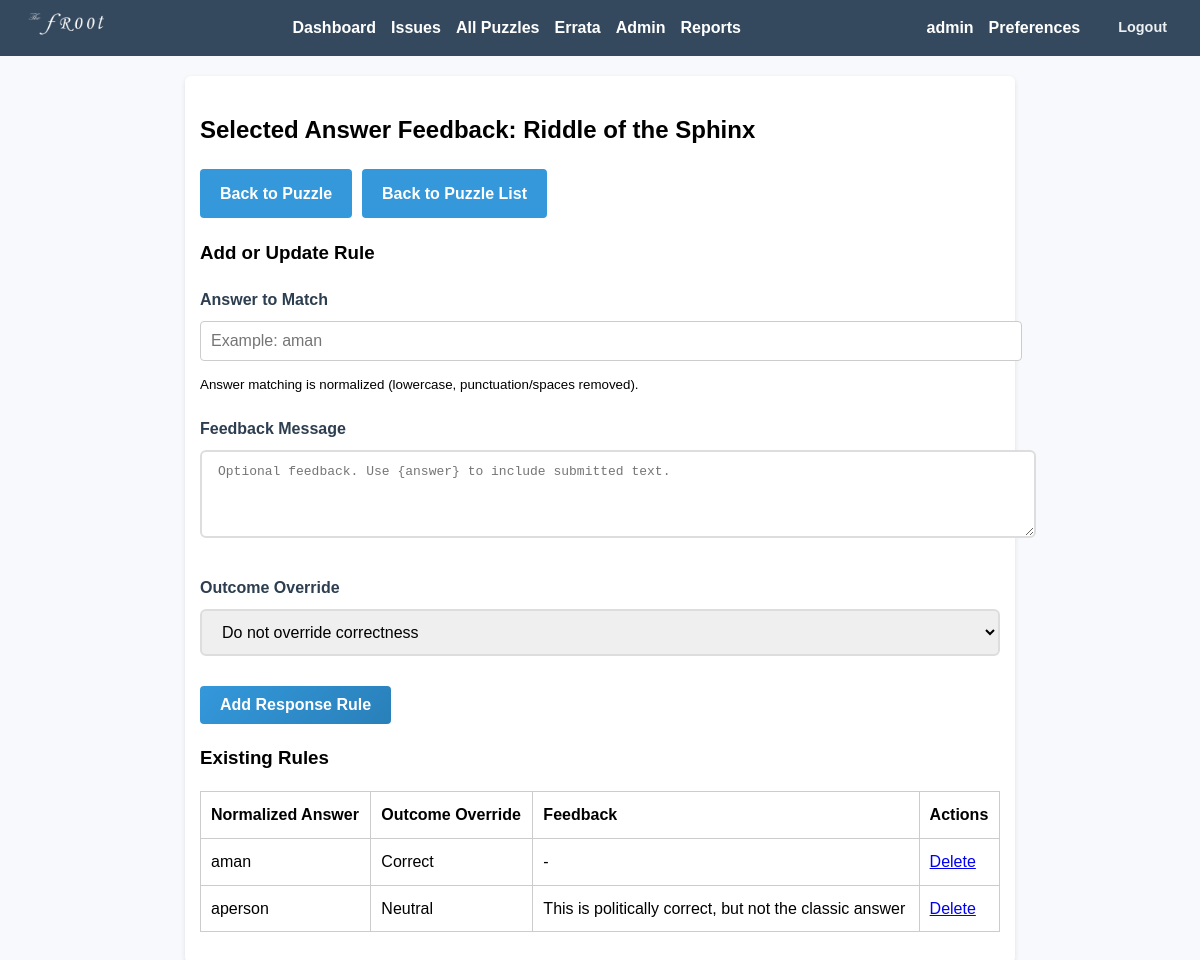
The app's page /admin/puzzle_response_rules/1 (signed in) with its own data.
### app/models.py (models this page shows, shortened)
class User(UserMixin, db.Model):
    id = db.Column(db.Integer, primary_key=True)
    username = db.Column(db.String(150), unique=True, nullable=False)
    email = db.Column(db.String(150), unique=True, nullable=False)
    display_name = db.Column(db.String(150), nullable=True)
    password_hash = db.Column(db.String(200), nullable=False)
    is_admin = db.Column(db.Boolean, default=False)
    email_notifications = db.Column(db.Boolean, default=True)
    notify_new_issues = db.Column(db.Boolean, default=True)
    notify_new_hints = db.Column(db.Boolean, default=True)
    submissions = db.relationship('Submission', backref='user', lazy=True)

class Puzzle(db.Model):
    id = db.Column(db.Integer, primary_key=True)
    title = db.Column(db.String(200), nullable=False)
    description = db.Column(db.Text, nullable=False)
    answer_hash = db.Column(db.String(200), nullable=False)
    correct_response = db.Column(db.Text, nullable=True)
    incorrect_response = db.Column(db.Text, nullable=True)
    created_at = db.Column(db.DateTime, default=lambda: datetime.now(timezone.utc))
    issue_id = db.Column(db.Integer, db.ForeignKey('issue.id'), nullable=True)
    hints = db.relationship('Hint', backref='puzzle', lazy=True)
    submissions = db.relationship('Submission', backref='puzzle', lazy=True)
    response_rules = db.relationship('PuzzleAnswerRule', backref='puzzle', lazy=True, cascade='all, delete-orphan')

class PuzzleAnswerRule(db.Model):
    id = db.Column(db.Integer, primary_key=True)
    puzzle_id = db.Column(db.Integer, db.ForeignKey('puzzle.id'), nullable=False)
    answer_normalized = db.Column(db.String(255), nullable=False)
    feedback_text = db.Column(db.Text, nullable=True)
    is_correct_override = db.Column(db.Boolean, nullable=True)
    created_at = db.Column(db.DateTime, default=lambda: datetime.now(timezone.utc))
    __table_args__ = (
        UniqueConstraint('puzzle_id', 'answer_normalized', name='uq_puzzle_answer_rule_answer'),
    )

### app/routes.py (the view, shortened to what this page needs)
@admin_bp.route('/puzzle_response_rules/<int:puzzle_id>', methods=['GET', 'POST'])
@login_required
@admin_required
def puzzle_response_rules(puzzle_id):
    puzzle = Puzzle.query.get_or_404(puzzle_id)
    form = PuzzleAnswerRuleForm()
    rules = PuzzleAnswerRule.query.filter_by(puzzle_id=puzzle.id).order_by(PuzzleAnswerRule.created_at.desc()).all()
    return render_template(
        'admin_puzzle_response_rules.html',
        puzzle=puzzle,
        form=form,
        rules=rules,
    )

### app/forms.py
class PuzzleAnswerRuleForm(FlaskForm):
    answer = StringField('Answer to Match', validators=[DataRequired(), Length(max=255)])
    feedback_text = TextAreaField('Feedback Message', validators=[Optional(), Length(max=2000)])
    outcome = SelectField(
        'Outcome Override',
        choices=[
            ('neutral', 'Do not override correctness'),
            ('correct', 'Treat this answer as correct'),
            ('incorrect', 'Treat this answer as incorrect'),
        ],
        default='neutral',
    )
    submit = SubmitField('Add Response Rule')

### app/admin_utils.py (called while the page is built)
def admin_required(f):
    @wraps(f)
    def decorated_function(*args, **kwargs):
        if not current_user.is_authenticated or not current_user.is_admin:
            abort(403)
        return f(*args, **kwargs)
    return decorated_function

### app/templates/admin_puzzle_response_rules.html (shortened to what this page needs)
{% extends "base.html" %}
{% block content %}
<h2>Selected Answer Feedback: {{ puzzle.title }}</h2>
<div class="admin-header">
    <a href="{{ url_for('admin.edit_puzzle', puzzle_id=puzzle.id) }}" class="action-btn">Back to Puzzle</a>
    <a href="{{ url_for('admin.puzzle_list') }}" class="action-btn">Back to Puzzle List</a>
</div>
<h3>Add or Update Rule</h3>
<form method="POST">
    <div class="form-group">
        {{ form.answer.label(class="form-label") }}
        {{ form.answer(class="form-input", placeholder="Example: aman") }}
        <small>Answer matching is normalized (lowercase, punctuation/spaces removed).</small>
    </div>
    <div class="form-group">
        {{ form.feedback_text.label(class="form-label") }}
        {{ form.feedback_text(class="form-input", rows=4, placeholder="Optional feedback. Use {answer} to include submitted text.") }}
    </div>
    <div class="form-group">
        {{ form.outcome.label(class="form-label") }}
        {{ form.outcome(class="form-input") }}
    </div>
    <div class="form-actions">
        {{ form.submit(class="submit-btn") }}
    </div>
</form>
<h3>Existing Rules</h3>
<table>
    <tr>
        <th>Normalized Answer</th>
        <th>Outcome Override</th>
        <th>Feedback</th>
        <th>Actions</th>
    </tr>
    {% for rule in rules %}
    <tr>
        <td>{{ rule.answer_normalized }}</td>
        <td>
            {% if rule.is_correct_override is sameas true %}
                Correct
            {% elif rule.is_correct_override is sameas false %}
                Incorrect
            {% else %}
                Neutral
            {% endif %}
        </td>
        <td>{{ rule.feedback_text or '-' }}</td>
        <td>
            <a href="{{ url_for('admin.delete_puzzle_response_rule', rule_id=rule.id) }}"
               onclick="return confirm('Delete this response rule?')">Delete</a>
        </td>
    </tr>
    {% endfor %}
</table>
{% endblock %}

### app/templates/base.html (shortened to what this page needs)
<!DOCTYPE html>
<html>
<head>
    <link rel="stylesheet" href="{{ url_for('static', filename='style.css') }}">
</head>
<body>
  <nav>
    <div class="nav-content">
      <div class="nav-logo">
        <img src="{{ url_for('static', filename='img/logo.png') }}" alt="Logo">
      </div>
      <div class="nav-links">
        {% if current_user.is_authenticated %}
            <a href="{{ url_for('puzzle.user_dashboard') }}">Dashboard</a>
            <a href="{{ url_for('puzzle.list_issues') }}">Issues</a>
            <a href="{{ url_for('puzzle.list_puzzles') }}">All Puzzles</a>
            <a href="{{ url_for('puzzle.errata_list') }}">Errata</a>
            {% if current_user.is_admin %}
                <a href="{{ url_for('admin.dashboard') }}">Admin</a>
                <a href="{{ url_for('admin.reports_index') }}">Reports</a>
            {% endif %}
        {% else %}
            <a href="{{ url_for('main.index') }}">Home</a>
            <a href="{{ url_for('puzzle.errata_list') }}">Errata</a>
            <a href="{{ url_for('auth.login') }}">Login</a>
            <a href="{{ url_for('auth.register') }}">Register</a>
        {% endif %}
      </div>
      {% if current_user.is_authenticated %}
        <div class="user-profile">
          <div class="user-info">
            <span class="user-name">{{ current_user.username }}</span>
            <a href="{{ url_for('auth.preferences') }}" class="preferences-link">Preferences</a>
            <a href="{{ url_for('auth.logout') }}" class="logout-link">Logout</a>
          </div>
        </div>
      {% endif %}
    </div>
</nav>
  <div class="container">
        {% block content %}{% endblock %}
    </div>
</body>
</html>

### app/static/style.css (style rules this page uses)
body { font-family: Arial, sans-serif; background-color: #f7f9fc; margin: 0; padding: 0; line-height: 1.6; }
nav { background-color: #34495e; padding: 10px; color: white; }
.nav-content { display: flex; justify-content: space-between; align-items: center; gap: 20px; }
.nav-links { display: flex; align-items: center; }
nav a { color: white; margin-right: 15px; text-decoration: none; font-weight: bold; }
.nav-logo img { height: 28px; width: auto; }
.user-profile { display: flex; align-items: center; }
.user-info { display: flex; align-items: center; gap: 15px; }
.user-name { color: white; font-weight: bold; }
.logout-link { color: #ecf0f1; text-decoration: none; font-size: 0.9em; padding: 4px 8px; border-radius: 4px; transition: background-color 0.3s ease; }
.container { max-width: 800px; margin: 20px auto; padding: 15px; background-color: white; border-radius: 6px; box-shadow: 0 2px 5px rgba(0, 0, 0, 0.1); }
table { width: 100%; border-collapse: collapse; margin: 1em 0; }
table, th, td { border: 1px solid #ccc; }
th, td { padding: 10px; text-align: left; }
form input[type="text"], form textarea, form input[type="email"], form input[type="password"], form select { width: 100%; padding: 10px; margin-bottom: 10px; border: 1px solid #ccc; border-radius: 4px; }
form input[type="submit"], form button { padding: 10px 20px; background-color: #2ecc71; color: white; border: none; border-radius: 4px; cursor: pointer; }
.action-btn { display: inline-block; padding: 12px 20px; background-color: #3498db; color: white; text-decoration: none; border-radius: 4px; text-align: center; font-weight: bold; transition: background-color 0.3s; }
.admin-header { margin-bottom: 20px; display: flex; gap: 10px; align-items: center; }
.form-group { margin-bottom: 20px; }
.form-label { display: block; font-weight: 600; color: #2c3e50; margin-bottom: 8px; }
.form-input { width: 100%; padding: 12px 16px; border: 2px solid #ddd; border-radius: 6px; font-size: 1em; transition: border-color 0.3s ease; }
.form-actions { margin-top: 20px; }
.submit-btn { background: linear-gradient(135deg, #3498db, #2980b9); color: white; border: none; padding: 12px 30px; border-radius: 6px; font-size: 1em; font-weight: 600; cursor: pointer; transition: transform 0.2s ease, box-shadow 0.2s ease; }

### records on screen
User: username "admin"
Puzzle: title "Riddle of the Sphinx"
PuzzleAnswerRule: answer_normalized "aman", is_correct_override "Correct", feedback_text "-"
PuzzleAnswerRule: answer_normalized "aperson", shows "Neutral", feedback_text "This is politically correct, but not the classic answer"
